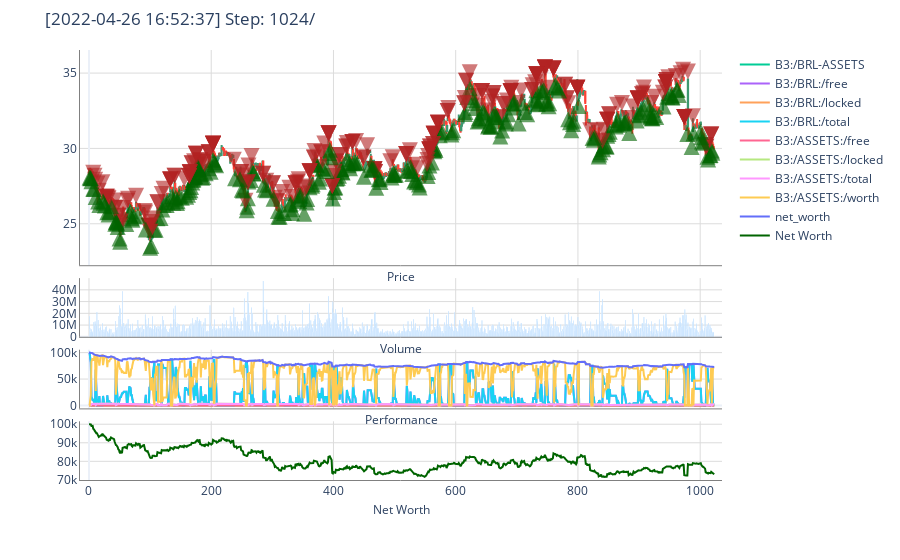

Notebook cell for this chart:
### Code cell
# 1. Instantiate the evaluation environment
env, portfolio = create_eval_env({
    "window_size": window_size
})

# 2. Run until episode ends
episode_reward = 0
done = False
obs = env.reset()

while not done:
    action = agent.compute_single_action(obs)
    obs, reward, done, info = env.step(action)
    episode_reward += reward
    
env.render()

portfolio.ledger.as_frame().head(10)
